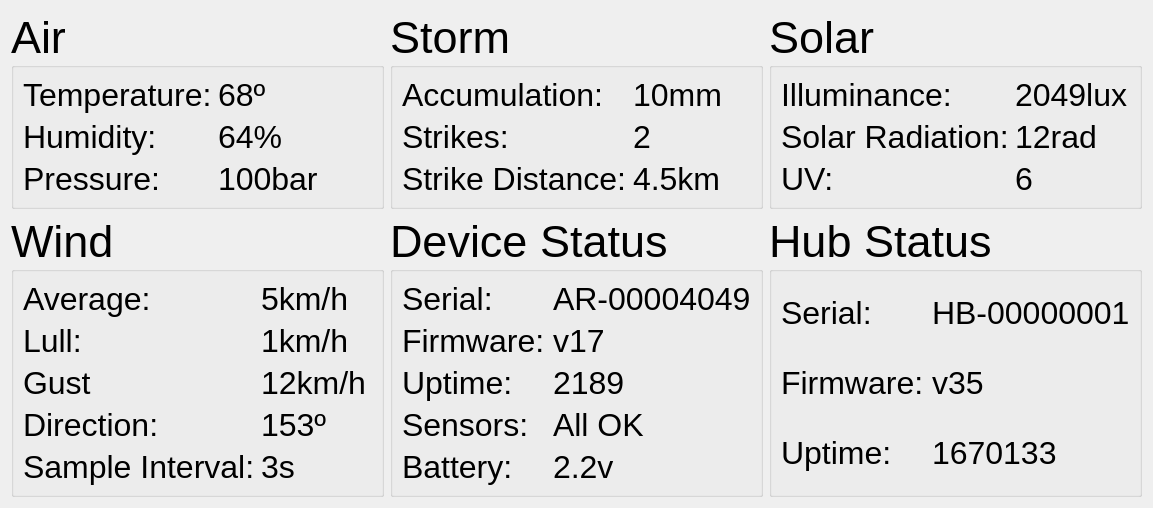
<?xml version="1.0" encoding="UTF-8"?>
<ui version="4.0">
 <class>mainWindow</class>
 <widget class="QWidget" name="mainWindow">
  <property name="geometry">
   <rect>
    <x>0</x>
    <y>0</y>
    <width>1153</width>
    <height>476</height>
   </rect>
  </property>
  <property name="sizePolicy">
   <sizepolicy hsizetype="Minimum" vsizetype="Minimum">
    <horstretch>0</horstretch>
    <verstretch>0</verstretch>
   </sizepolicy>
  </property>
  <property name="windowTitle">
   <string>Form</string>
  </property>
  <layout class="QGridLayout" name="gridLayout_7">
   <item row="0" column="0">
    <widget class="QGroupBox" name="airGroup">
     <property name="font">
      <font>
       <pointsize>34</pointsize>
       <weight>50</weight>
       <bold>false</bold>
      </font>
     </property>
     <property name="title">
      <string>Air</string>
     </property>
     <layout class="QGridLayout" name="gridLayout_2">
      <item row="0" column="0">
       <widget class="QLabel" name="temperatureLabel">
        <property name="font">
         <font>
          <pointsize>24</pointsize>
          <weight>50</weight>
          <bold>false</bold>
         </font>
        </property>
        <property name="text">
         <string>Temperature:</string>
        </property>
       </widget>
      </item>
      <item row="0" column="1">
       <widget class="QLabel" name="temperature">
        <property name="font">
         <font>
          <pointsize>24</pointsize>
          <weight>50</weight>
          <bold>false</bold>
         </font>
        </property>
        <property name="text">
         <string>68º</string>
        </property>
       </widget>
      </item>
      <item row="1" column="0">
       <widget class="QLabel" name="humidityLabel">
        <property name="font">
         <font>
          <pointsize>24</pointsize>
          <weight>50</weight>
          <bold>false</bold>
         </font>
        </property>
        <property name="text">
         <string>Humidity:</string>
        </property>
       </widget>
      </item>
      <item row="1" column="1">
       <widget class="QLabel" name="humidity">
        <property name="font">
         <font>
          <pointsize>24</pointsize>
          <weight>50</weight>
          <bold>false</bold>
         </font>
        </property>
        <property name="text">
         <string>64%</string>
        </property>
       </widget>
      </item>
      <item row="2" column="0">
       <widget class="QLabel" name="pressureLabel">
        <property name="font">
         <font>
          <pointsize>24</pointsize>
          <weight>50</weight>
          <bold>false</bold>
         </font>
        </property>
        <property name="text">
         <string>Pressure:</string>
        </property>
       </widget>
      </item>
      <item row="2" column="1">
       <widget class="QLabel" name="pressure">
        <property name="font">
         <font>
          <pointsize>24</pointsize>
          <weight>50</weight>
          <bold>false</bold>
         </font>
        </property>
        <property name="text">
         <string>100bar</string>
        </property>
       </widget>
      </item>
     </layout>
    </widget>
   </item>
   <item row="0" column="1">
    <widget class="QGroupBox" name="stromGroup">
     <property name="font">
      <font>
       <pointsize>34</pointsize>
      </font>
     </property>
     <property name="title">
      <string>Storm</string>
     </property>
     <layout class="QGridLayout" name="gridLayout_4">
      <item row="0" column="0">
       <widget class="QLabel" name="precipLabel">
        <property name="font">
         <font>
          <pointsize>24</pointsize>
         </font>
        </property>
        <property name="text">
         <string>Accumulation:</string>
        </property>
       </widget>
      </item>
      <item row="0" column="1">
       <widget class="QLabel" name="precip">
        <property name="font">
         <font>
          <pointsize>24</pointsize>
         </font>
        </property>
        <property name="text">
         <string>10mm</string>
        </property>
       </widget>
      </item>
      <item row="1" column="1">
       <widget class="QLabel" name="strikes">
        <property name="font">
         <font>
          <pointsize>24</pointsize>
         </font>
        </property>
        <property name="text">
         <string>2</string>
        </property>
       </widget>
      </item>
      <item row="1" column="0">
       <widget class="QLabel" name="strikesLabel">
        <property name="font">
         <font>
          <pointsize>24</pointsize>
         </font>
        </property>
        <property name="text">
         <string>Strikes:</string>
        </property>
       </widget>
      </item>
      <item row="2" column="0">
       <widget class="QLabel" name="strikeDistanceLabel">
        <property name="font">
         <font>
          <pointsize>24</pointsize>
         </font>
        </property>
        <property name="text">
         <string>Strike Distance:</string>
        </property>
       </widget>
      </item>
      <item row="2" column="1">
       <widget class="QLabel" name="strikeDistance">
        <property name="font">
         <font>
          <pointsize>24</pointsize>
         </font>
        </property>
        <property name="text">
         <string>4.5km</string>
        </property>
       </widget>
      </item>
     </layout>
    </widget>
   </item>
   <item row="0" column="2">
    <widget class="QGroupBox" name="solarGroup">
     <property name="font">
      <font>
       <pointsize>34</pointsize>
      </font>
     </property>
     <property name="title">
      <string>Solar</string>
     </property>
     <layout class="QGridLayout" name="gridLayout_3">
      <item row="0" column="0">
       <widget class="QLabel" name="illuminanceLabel">
        <property name="font">
         <font>
          <pointsize>24</pointsize>
         </font>
        </property>
        <property name="text">
         <string>Illuminance:</string>
        </property>
       </widget>
      </item>
      <item row="0" column="1">
       <widget class="QLabel" name="illuminance">
        <property name="font">
         <font>
          <pointsize>24</pointsize>
         </font>
        </property>
        <property name="text">
         <string>2049lux</string>
        </property>
       </widget>
      </item>
      <item row="1" column="0">
       <widget class="QLabel" name="solarRadiationLabel">
        <property name="font">
         <font>
          <pointsize>24</pointsize>
         </font>
        </property>
        <property name="text">
         <string>Solar Radiation:</string>
        </property>
       </widget>
      </item>
      <item row="1" column="1">
       <widget class="QLabel" name="solarRadiation">
        <property name="font">
         <font>
          <pointsize>24</pointsize>
         </font>
        </property>
        <property name="text">
         <string>12rad</string>
        </property>
       </widget>
      </item>
      <item row="2" column="0">
       <widget class="QLabel" name="uvLabel">
        <property name="font">
         <font>
          <pointsize>24</pointsize>
         </font>
        </property>
        <property name="text">
         <string>UV:</string>
        </property>
       </widget>
      </item>
      <item row="2" column="1">
       <widget class="QLabel" name="uv">
        <property name="font">
         <font>
          <pointsize>24</pointsize>
         </font>
        </property>
        <property name="text">
         <string>6</string>
        </property>
       </widget>
      </item>
     </layout>
    </widget>
   </item>
   <item row="1" column="0">
    <widget class="QGroupBox" name="windGroup">
     <property name="font">
      <font>
       <pointsize>34</pointsize>
      </font>
     </property>
     <property name="title">
      <string>Wind</string>
     </property>
     <layout class="QGridLayout" name="gridLayout">
      <item row="0" column="0">
       <widget class="QLabel" name="windAverageLabel">
        <property name="font">
         <font>
          <pointsize>24</pointsize>
         </font>
        </property>
        <property name="text">
         <string>Average:</string>
        </property>
       </widget>
      </item>
      <item row="0" column="1">
       <widget class="QLabel" name="windAverage">
        <property name="font">
         <font>
          <pointsize>24</pointsize>
         </font>
        </property>
        <property name="text">
         <string>5km/h</string>
        </property>
       </widget>
      </item>
      <item row="1" column="0">
       <widget class="QLabel" name="windLullLabel">
        <property name="font">
         <font>
          <pointsize>24</pointsize>
         </font>
        </property>
        <property name="text">
         <string>Lull:</string>
        </property>
       </widget>
      </item>
      <item row="1" column="1">
       <widget class="QLabel" name="windLull">
        <property name="font">
         <font>
          <pointsize>24</pointsize>
         </font>
        </property>
        <property name="text">
         <string>1km/h</string>
        </property>
       </widget>
      </item>
      <item row="2" column="0">
       <widget class="QLabel" name="guestLabel">
        <property name="font">
         <font>
          <pointsize>24</pointsize>
         </font>
        </property>
        <property name="text">
         <string>Gust</string>
        </property>
       </widget>
      </item>
      <item row="2" column="1">
       <widget class="QLabel" name="gust">
        <property name="font">
         <font>
          <pointsize>24</pointsize>
         </font>
        </property>
        <property name="text">
         <string>12km/h</string>
        </property>
       </widget>
      </item>
      <item row="3" column="0">
       <widget class="QLabel" name="windDirectionLabel">
        <property name="font">
         <font>
          <pointsize>24</pointsize>
         </font>
        </property>
        <property name="text">
         <string>Direction:</string>
        </property>
       </widget>
      </item>
      <item row="3" column="1">
       <widget class="QLabel" name="windDirection">
        <property name="font">
         <font>
          <pointsize>24</pointsize>
         </font>
        </property>
        <property name="text">
         <string>153º</string>
        </property>
       </widget>
      </item>
      <item row="4" column="0">
       <widget class="QLabel" name="windSampleLabel">
        <property name="font">
         <font>
          <pointsize>24</pointsize>
         </font>
        </property>
        <property name="text">
         <string>Sample Interval:</string>
        </property>
       </widget>
      </item>
      <item row="4" column="1">
       <widget class="QLabel" name="windSample">
        <property name="font">
         <font>
          <pointsize>24</pointsize>
         </font>
        </property>
        <property name="text">
         <string>3s</string>
        </property>
       </widget>
      </item>
     </layout>
    </widget>
   </item>
   <item row="1" column="1">
    <widget class="QGroupBox" name="deviceGroup">
     <property name="font">
      <font>
       <pointsize>34</pointsize>
      </font>
     </property>
     <property name="title">
      <string>Device Status</string>
     </property>
     <layout class="QGridLayout" name="gridLayout_5">
      <item row="0" column="1">
       <widget class="QLabel" name="deviceSerial">
        <property name="font">
         <font>
          <pointsize>24</pointsize>
         </font>
        </property>
        <property name="text">
         <string>AR-00004049</string>
        </property>
       </widget>
      </item>
      <item row="1" column="1">
       <widget class="QLabel" name="deviceFirmware">
        <property name="font">
         <font>
          <pointsize>24</pointsize>
         </font>
        </property>
        <property name="text">
         <string>v17</string>
        </property>
       </widget>
      </item>
      <item row="1" column="0">
       <widget class="QLabel" name="deviceFirmwareLabel">
        <property name="font">
         <font>
          <pointsize>24</pointsize>
         </font>
        </property>
        <property name="text">
         <string>Firmware:</string>
        </property>
       </widget>
      </item>
      <item row="0" column="0">
       <widget class="QLabel" name="deviceSerialLabel">
        <property name="font">
         <font>
          <pointsize>24</pointsize>
         </font>
        </property>
        <property name="text">
         <string>Serial:</string>
        </property>
       </widget>
      </item>
      <item row="3" column="0">
       <widget class="QLabel" name="deviceSensorsLabel">
        <property name="font">
         <font>
          <pointsize>24</pointsize>
         </font>
        </property>
        <property name="text">
         <string>Sensors:</string>
        </property>
       </widget>
      </item>
      <item row="3" column="1">
       <widget class="QLabel" name="deviceSensors">
        <property name="font">
         <font>
          <pointsize>24</pointsize>
         </font>
        </property>
        <property name="text">
         <string>All OK</string>
        </property>
       </widget>
      </item>
      <item row="2" column="0">
       <widget class="QLabel" name="deviceUptimeLabel">
        <property name="font">
         <font>
          <pointsize>24</pointsize>
         </font>
        </property>
        <property name="text">
         <string>Uptime:</string>
        </property>
       </widget>
      </item>
      <item row="2" column="1">
       <widget class="QLabel" name="deviceUptime">
        <property name="font">
         <font>
          <pointsize>24</pointsize>
         </font>
        </property>
        <property name="text">
         <string>2189</string>
        </property>
       </widget>
      </item>
      <item row="4" column="0">
       <widget class="QLabel" name="deviceBatteryLabel">
        <property name="font">
         <font>
          <pointsize>24</pointsize>
         </font>
        </property>
        <property name="text">
         <string>Battery:</string>
        </property>
       </widget>
      </item>
      <item row="4" column="1">
       <widget class="QLabel" name="deviceBattery">
        <property name="font">
         <font>
          <pointsize>24</pointsize>
         </font>
        </property>
        <property name="text">
         <string>2.2v</string>
        </property>
       </widget>
      </item>
     </layout>
    </widget>
   </item>
   <item row="1" column="2">
    <widget class="QGroupBox" name="hubGroup">
     <property name="font">
      <font>
       <pointsize>34</pointsize>
      </font>
     </property>
     <property name="title">
      <string>Hub Status</string>
     </property>
     <layout class="QGridLayout" name="gridLayout_6">
      <item row="1" column="0">
       <widget class="QLabel" name="hubFirmwareLabel">
        <property name="font">
         <font>
          <pointsize>24</pointsize>
         </font>
        </property>
        <property name="text">
         <string>Firmware:</string>
        </property>
       </widget>
      </item>
      <item row="2" column="1">
       <widget class="QLabel" name="hubUptime">
        <property name="font">
         <font>
          <pointsize>24</pointsize>
         </font>
        </property>
        <property name="text">
         <string>1670133</string>
        </property>
       </widget>
      </item>
      <item row="0" column="0">
       <widget class="QLabel" name="hubSerialLabel">
        <property name="font">
         <font>
          <pointsize>24</pointsize>
         </font>
        </property>
        <property name="text">
         <string>Serial:</string>
        </property>
       </widget>
      </item>
      <item row="0" column="1">
       <widget class="QLabel" name="hubSerial">
        <property name="font">
         <font>
          <pointsize>24</pointsize>
         </font>
        </property>
        <property name="text">
         <string>HB-00000001</string>
        </property>
       </widget>
      </item>
      <item row="1" column="1">
       <widget class="QLabel" name="hubFirmware">
        <property name="font">
         <font>
          <pointsize>24</pointsize>
         </font>
        </property>
        <property name="text">
         <string>v35</string>
        </property>
       </widget>
      </item>
      <item row="2" column="0">
       <widget class="QLabel" name="hubUptimeLabel">
        <property name="font">
         <font>
          <pointsize>24</pointsize>
         </font>
        </property>
        <property name="text">
         <string>Uptime:</string>
        </property>
       </widget>
      </item>
     </layout>
    </widget>
   </item>
  </layout>
 </widget>
 <resources/>
 <connections/>
</ui>
